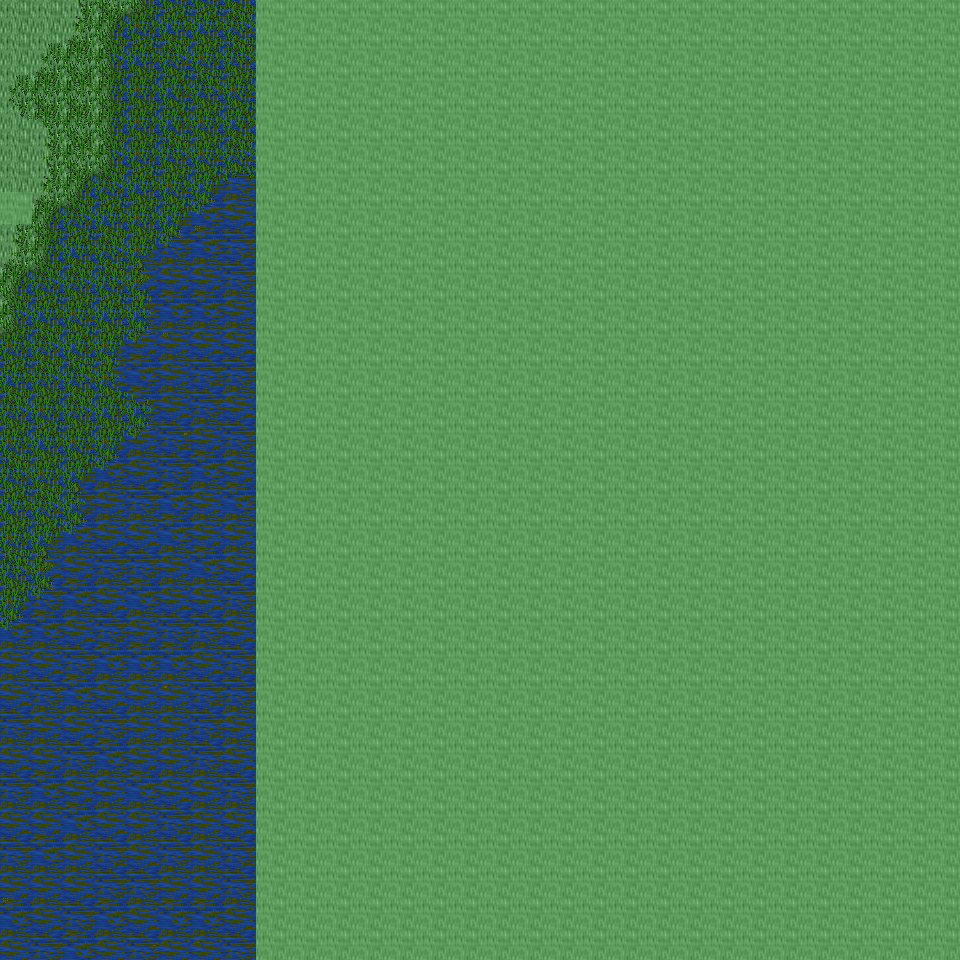

Below is a game level as drawn by its tile map, then a one-line description and the .tmx that defines it (tile-layer data replaced by summaries):
An orthogonal 30x30 tile map with 32x32 px tiles, 6 tile layers (Ground, Object, Object2, Above, ...), 27 tilesets and 4 objects (4x mapchange).

<map version="1.0" orientation="orthogonal" renderorder="right-down" width="30" height="30" tilewidth="32" tileheight="32" nextobjectid="5">
  <tileset firstgid="1" name="tileset_ground_ground" tilewidth="32" tileheight="32" tilecount="33" columns="3">
    <image source="../drawable/tileset_ground_ground.png" width="96" height="352" />
  </tileset>
  <tileset firstgid="34" name="tileset_ground_ice_ice" tilewidth="32" tileheight="32" tilecount="3" columns="3">
    <image source="../drawable/tileset_ground_ice_ice.png" width="96" height="32" />
  </tileset>
  <tileset firstgid="37" name="tileset_ground_water_pool" tilewidth="32" tileheight="32" tilecount="72" columns="3">
    <image source="../drawable/tileset_ground_water_pool.png" width="96" height="768" />
  </tileset>
  <tileset firstgid="109" name="tileset_ground_grass_edges" tilewidth="32" tileheight="32" tilecount="36" columns="12">
    <image source="../drawable/tileset_ground_grass_edges.png" width="384" height="96" />
  </tileset>
  <tileset firstgid="145" name="tileset_ground_ridge_ice_2" tilewidth="32" tileheight="32" tilecount="42" columns="7">
    <image source="../drawable/tileset_ground_ridge_ice_2.png" width="224" height="192" />
  </tileset>
  <tileset firstgid="187" name="tileset_ground_ridge_earth_dark" tilewidth="32" tileheight="32" tilecount="96" columns="12">
    <image source="../drawable/tileset_ground_ridge_earth_dark.png" width="384" height="256" />
  </tileset>
  <tileset firstgid="283" name="tileset_ground_rock_pebbles" tilewidth="32" tileheight="32" tilecount="3" columns="1">
    <image source="../drawable/tileset_ground_rock_pebbles.png" width="32" height="96" />
  </tileset>
  <tileset firstgid="286" name="tileset_plant_grasses" tilewidth="32" tileheight="32" tilecount="6" columns="3">
    <image source="../drawable/tileset_plant_grasses.png" width="96" height="64" />
  </tileset>
  <tileset firstgid="292" name="tileset_plant_bush_bushes" tilewidth="32" tileheight="32" tilecount="10" columns="5">
    <image source="../drawable/tileset_plant_bush_bushes.png" width="160" height="64" />
  </tileset>
  <tileset firstgid="302" name="tileset_ground_cobbled_paving" tilewidth="32" tileheight="32" tilecount="1" columns="1">
    <image source="../drawable/tileset_ground_cobbled_paving.png" width="32" height="32" />
  </tileset>
  <tileset firstgid="303" name="tileset_ground_grass_corners" tilewidth="32" tileheight="32" tilecount="24" columns="6">
    <image source="../drawable/tileset_ground_grass_corners.png" width="192" height="128" />
  </tileset>
  <tileset firstgid="327" name="tileset_plant_flower_daisy_white" tilewidth="32" tileheight="32" tilecount="8" columns="2">
    <image source="../drawable/tileset_plant_flower_daisy_white.png" width="64" height="128" />
  </tileset>
  <tileset firstgid="335" name="tileset_plant_flower_daisy_blue" tilewidth="32" tileheight="32" tilecount="8" columns="2">
    <image source="../drawable/tileset_plant_flower_daisy_blue.png" width="64" height="128" />
  </tileset>
  <tileset firstgid="343" name="tileset_item_armor_sword_rack" tilewidth="32" tileheight="32" tilecount="4" columns="2">
    <image source="../drawable/tileset_item_armor_sword_rack.png" width="64" height="64" />
  </tileset>
  <tileset firstgid="347" name="tileset_plant_stump_small_stump" tilewidth="32" tileheight="32" tilecount="4" columns="2">
    <image source="../drawable/tileset_plant_stump_small_stump.png" width="64" height="64" />
  </tileset>
  <tileset firstgid="351" name="tileset_item_postbox" tilewidth="32" tileheight="32" tilecount="4" columns="2">
    <image source="../drawable/tileset_item_postbox.png" width="64" height="64" />
  </tileset>
  <tileset firstgid="355" name="tileset_item_armor_weapons_rack" tilewidth="32" tileheight="32" tilecount="18" columns="9">
    <image source="../drawable/tileset_item_armor_weapons_rack.png" width="288" height="64" />
  </tileset>
  <tileset firstgid="373" name="tileset_item_pot_pot_golden_centred" tilewidth="32" tileheight="32" tilecount="3" columns="3">
    <image source="../drawable/tileset_item_pot_pot_golden_centred.png" width="96" height="32" />
  </tileset>
  <tileset firstgid="376" name="tileset_logic_collision" tilewidth="32" tileheight="32" tilecount="1" columns="1">
    <image source="../drawable/tileset_logic_collision.png" width="32" height="32" />
  </tileset>
  <tileset firstgid="377" name="tileset_ground_water_swamp_water" tilewidth="32" tileheight="32" tilecount="33" columns="3">
    <image source="../drawable/tileset_ground_water_swamp_water.png" width="96" height="352" />
  </tileset>
  <tileset firstgid="410" name="tileset_plant_grasses_swamp" tilewidth="32" tileheight="32" tilecount="42" columns="6">
    <image source="../drawable/tileset_plant_grasses_swamp.png" width="192" height="224" />
  </tileset>
  <tileset firstgid="452" name="tileset_plant_stump_hollow_logs" tilewidth="32" tileheight="32" tilecount="6" columns="3">
    <image source="../drawable/tileset_plant_stump_hollow_logs.png" width="96" height="64" />
  </tileset>
  <tileset firstgid="458" name="tileset_plant_tree_tree_darkgreen" tilewidth="32" tileheight="32" tilecount="88" columns="8">
    <image source="../drawable/tileset_plant_tree_tree_darkgreen.png" width="256" height="352" />
  </tileset>
  <tileset firstgid="546" name="tileset_plant_tree_dead_tree_3" tilewidth="32" tileheight="32" tilecount="16" columns="4">
    <image source="../drawable/tileset_plant_tree_dead_tree_3.png" width="128" height="128" />
  </tileset>
  <tileset firstgid="562" name="tileset_building_chimney_smoke" tilewidth="32" tileheight="32" tilecount="40" columns="4">
    <image source="../drawable/tileset_building_chimney_smoke.png" width="128" height="320" />
  </tileset>
  <tileset firstgid="602" name="tileset_building_huts" tilewidth="32" tileheight="32" tilecount="338" columns="26">
    <image source="../drawable/tileset_building_huts.png" width="832" height="416" />
  </tileset>
  <tileset firstgid="940" name="tileset_building_ice_tower" tilewidth="32" tileheight="32" tilecount="252" columns="9">
    <image source="../drawable/tileset_building_ice_tower.png" width="288" height="896" />
  </tileset>
  <layer name="Ground" width="30" height="30">
    <data>[900 cells, 900 non-empty, 19 distinct tile ids]</data>
  </layer>
  <layer name="Object" width="30" height="30">
    <data>[900 cells, 255 non-empty, 17 distinct tile ids]</data>
  </layer>
  <layer name="Object2" width="30" height="30">
    <data>[900 cells, 101 non-empty, 17 distinct tile ids]</data>
  </layer>
  <layer name="Above" width="30" height="30">
    <data>[900 cells, 0 non-empty, 0 distinct tile ids]</data>
  </layer>
  <layer name="Above2" width="30" height="30">
    <data>[900 cells, 0 non-empty, 0 distinct tile ids]</data>
  </layer>
  <layer name="Walkable" width="30" height="30">
    <data>[900 cells, 661 non-empty, 1 distinct tile ids]</data>
  </layer>
  <objectgroup name="MapEvents">
    <object id="1" name="north" type="mapchange" x="0" y="0" width="256" height="32">
      <properties>
        <property name="map" value="0_ados_mountain_n2_w2_x4_y1" />
        <property name="place" value="south" />
      </properties>
    </object>
    <object id="2" name="south" type="mapchange" x="0" y="928" width="256" height="32">
      <properties>
        <property name="map" value="0_ados_mountain_n2_w2_x4_y3" />
        <property name="place" value="north" />
      </properties>
    </object>
    <object id="3" name="west" type="mapchange" x="0" y="0" width="32" height="192">
      <properties>
        <property name="map" value="0_ados_mountain_n2_w2_x3_y2" />
        <property name="place" value="east" />
      </properties>
    </object>
    </objectgroup>
</map>
<!-- 1 of 4 objects omitted -->
